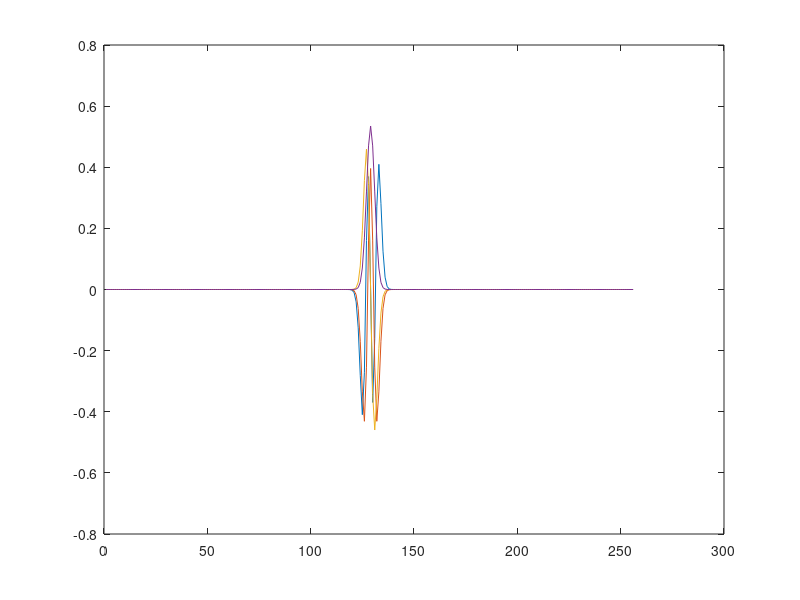

Write MATLAB code to recreate this figure.
%%
% Quantum oscillator eigenfunctions

n = 256;
t = 2*(0:n-1)'/n-1;

% F'=F^{-1}
[Y,X] = meshgrid(0:n-1,0:n-1);
F = 1/sqrt(n) * exp(2i*pi/n * X.*Y);

% d^2/dx^2
D2x = ( (mod(X-Y-1,n)==0) + (mod(X-Y+1,n)==0) - 2*(X==Y) );
Q = D2x - 1000*diag(t.^2);

[U,D] = eig(Q);
plot(U(:,end-3:end));


    
